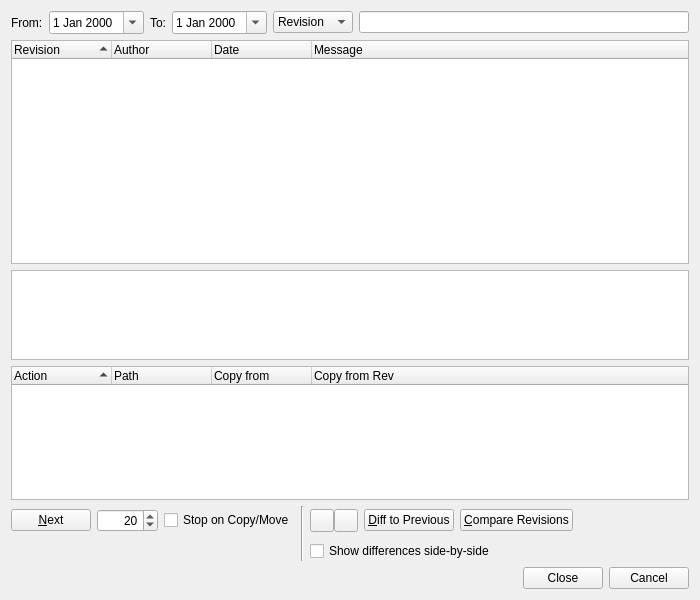
<?xml version="1.0" encoding="UTF-8"?>
<ui version="4.0">
 <class>SvnLogBrowserDialog</class>
 <widget class="QWidget" name="SvnLogBrowserDialog">
  <property name="geometry">
   <rect>
    <x>0</x>
    <y>0</y>
    <width>700</width>
    <height>600</height>
   </rect>
  </property>
  <property name="windowTitle">
   <string>Subversion Log</string>
  </property>
  <layout class="QVBoxLayout" name="verticalLayout">
   <item>
    <layout class="QHBoxLayout">
     <item>
      <widget class="QLabel" name="label">
       <property name="text">
        <string>From:</string>
       </property>
      </widget>
     </item>
     <item>
      <widget class="QDateEdit" name="fromDate">
       <property name="toolTip">
        <string>Enter the start date</string>
       </property>
       <property name="calendarPopup">
        <bool>true</bool>
       </property>
      </widget>
     </item>
     <item>
      <widget class="QLabel" name="label_2">
       <property name="text">
        <string>To:</string>
       </property>
      </widget>
     </item>
     <item>
      <widget class="QDateEdit" name="toDate">
       <property name="toolTip">
        <string>Enter the end date</string>
       </property>
       <property name="calendarPopup">
        <bool>true</bool>
       </property>
      </widget>
     </item>
     <item>
      <widget class="QComboBox" name="fieldCombo">
       <property name="toolTip">
        <string>Select the field to filter on</string>
       </property>
       <item>
        <property name="text">
         <string>Revision</string>
        </property>
       </item>
       <item>
        <property name="text">
         <string>Author</string>
        </property>
       </item>
       <item>
        <property name="text">
         <string>Message</string>
        </property>
       </item>
      </widget>
     </item>
     <item>
      <widget class="QLineEdit" name="rxEdit">
       <property name="toolTip">
        <string>Enter the regular expression to filter on</string>
       </property>
       <property name="clearButtonEnabled">
        <bool>true</bool>
       </property>
      </widget>
     </item>
    </layout>
   </item>
   <item>
    <widget class="QTreeWidget" name="logTree">
     <property name="sizePolicy">
      <sizepolicy hsizetype="Expanding" vsizetype="Expanding">
       <horstretch>0</horstretch>
       <verstretch>5</verstretch>
      </sizepolicy>
     </property>
     <property name="alternatingRowColors">
      <bool>true</bool>
     </property>
     <property name="selectionMode">
      <enum>QAbstractItemView::ExtendedSelection</enum>
     </property>
     <property name="rootIsDecorated">
      <bool>false</bool>
     </property>
     <property name="itemsExpandable">
      <bool>false</bool>
     </property>
     <property name="sortingEnabled">
      <bool>true</bool>
     </property>
     <property name="allColumnsShowFocus">
      <bool>true</bool>
     </property>
     <column>
      <property name="text">
       <string>Revision</string>
      </property>
     </column>
     <column>
      <property name="text">
       <string>Author</string>
      </property>
     </column>
     <column>
      <property name="text">
       <string>Date</string>
      </property>
     </column>
     <column>
      <property name="text">
       <string>Message</string>
      </property>
     </column>
    </widget>
   </item>
   <item>
    <widget class="QTextEdit" name="messageEdit">
     <property name="sizePolicy">
      <sizepolicy hsizetype="Expanding" vsizetype="Expanding">
       <horstretch>0</horstretch>
       <verstretch>2</verstretch>
      </sizepolicy>
     </property>
     <property name="readOnly">
      <bool>true</bool>
     </property>
    </widget>
   </item>
   <item>
    <widget class="QTreeWidget" name="filesTree">
     <property name="sizePolicy">
      <sizepolicy hsizetype="Expanding" vsizetype="Expanding">
       <horstretch>0</horstretch>
       <verstretch>3</verstretch>
      </sizepolicy>
     </property>
     <property name="alternatingRowColors">
      <bool>true</bool>
     </property>
     <property name="rootIsDecorated">
      <bool>false</bool>
     </property>
     <property name="itemsExpandable">
      <bool>false</bool>
     </property>
     <property name="sortingEnabled">
      <bool>true</bool>
     </property>
     <property name="allColumnsShowFocus">
      <bool>true</bool>
     </property>
     <column>
      <property name="text">
       <string>Action</string>
      </property>
     </column>
     <column>
      <property name="text">
       <string>Path</string>
      </property>
     </column>
     <column>
      <property name="text">
       <string>Copy from</string>
      </property>
     </column>
     <column>
      <property name="text">
       <string>Copy from Rev</string>
      </property>
     </column>
    </widget>
   </item>
   <item>
    <layout class="QGridLayout" name="gridLayout">
     <item row="0" column="0">
      <widget class="QPushButton" name="nextButton">
       <property name="toolTip">
        <string>Press to get the next bunch of log entries</string>
       </property>
       <property name="text">
        <string>&amp;Next</string>
       </property>
      </widget>
     </item>
     <item row="0" column="1">
      <widget class="QSpinBox" name="limitSpinBox">
       <property name="toolTip">
        <string>Enter the limit of entries to fetch</string>
       </property>
       <property name="alignment">
        <set>Qt::AlignRight|Qt::AlignTrailing|Qt::AlignVCenter</set>
       </property>
       <property name="minimum">
        <number>1</number>
       </property>
       <property name="maximum">
        <number>10000</number>
       </property>
       <property name="value">
        <number>20</number>
       </property>
      </widget>
     </item>
     <item row="0" column="2">
      <widget class="QCheckBox" name="stopCheckBox">
       <property name="toolTip">
        <string>Select to stop listing log messages at a copy or move</string>
       </property>
       <property name="text">
        <string>Stop on Copy/Move</string>
       </property>
      </widget>
     </item>
     <item row="0" column="3" rowspan="2">
      <widget class="Line" name="line">
       <property name="orientation">
        <enum>Qt::Vertical</enum>
       </property>
      </widget>
     </item>
     <item row="0" column="4">
      <layout class="QHBoxLayout" name="horizontalLayout">
       <property name="spacing">
        <number>0</number>
       </property>
       <item>
        <widget class="QToolButton" name="upButton">
         <property name="toolTip">
          <string>Press to move up in the log list</string>
         </property>
         <property name="autoRepeat">
          <bool>true</bool>
         </property>
        </widget>
       </item>
       <item>
        <widget class="QToolButton" name="downButton">
         <property name="toolTip">
          <string>Press to move down in the log list</string>
         </property>
         <property name="autoRepeat">
          <bool>true</bool>
         </property>
        </widget>
       </item>
      </layout>
     </item>
     <item row="0" column="5">
      <widget class="QPushButton" name="diffPreviousButton">
       <property name="toolTip">
        <string>Press to generate a diff to the previous revision</string>
       </property>
       <property name="text">
        <string>&amp;Diff to Previous</string>
       </property>
      </widget>
     </item>
     <item row="0" column="6">
      <widget class="QPushButton" name="diffRevisionsButton">
       <property name="toolTip">
        <string>Press to compare two revisions</string>
       </property>
       <property name="text">
        <string>&amp;Compare Revisions</string>
       </property>
      </widget>
     </item>
     <item row="0" column="7">
      <spacer>
       <property name="orientation">
        <enum>Qt::Horizontal</enum>
       </property>
       <property name="sizeHint" stdset="0">
        <size>
         <width>38</width>
         <height>29</height>
        </size>
       </property>
      </spacer>
     </item>
     <item row="1" column="4" colspan="3">
      <widget class="QCheckBox" name="sbsCheckBox">
       <property name="toolTip">
        <string>Select to show differences side-by-side</string>
       </property>
       <property name="text">
        <string>Show differences side-by-side</string>
       </property>
      </widget>
     </item>
    </layout>
   </item>
   <item>
    <widget class="QDialogButtonBox" name="buttonBox">
     <property name="orientation">
      <enum>Qt::Horizontal</enum>
     </property>
     <property name="standardButtons">
      <set>QDialogButtonBox::Cancel|QDialogButtonBox::Close</set>
     </property>
    </widget>
   </item>
  </layout>
 </widget>
 <tabstops>
  <tabstop>fromDate</tabstop>
  <tabstop>toDate</tabstop>
  <tabstop>fieldCombo</tabstop>
  <tabstop>rxEdit</tabstop>
  <tabstop>logTree</tabstop>
  <tabstop>messageEdit</tabstop>
  <tabstop>filesTree</tabstop>
  <tabstop>nextButton</tabstop>
  <tabstop>limitSpinBox</tabstop>
  <tabstop>stopCheckBox</tabstop>
  <tabstop>upButton</tabstop>
  <tabstop>downButton</tabstop>
  <tabstop>diffPreviousButton</tabstop>
  <tabstop>diffRevisionsButton</tabstop>
  <tabstop>sbsCheckBox</tabstop>
 </tabstops>
 <resources/>
 <connections/>
</ui>
